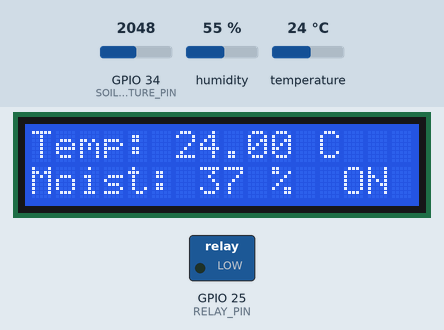
Recording of a sketch running on a simulated ESP32. On the bench: 16×2 character LCD, switched loads named in the sketch (green lamp = pin HIGH). The test bench sets the inputs (shaded band); at power-on: GPIO 34 (SOIL_MOISTURE_PIN) = 2048, temperature 24 °C, humidity 55 %. WiFi joins after 1.5 s; servers stay silent unless stated; what the sketch prints to the serial monitor is not drawn.

Above: at 3.0 s.
3.1 s: GPIO 34 (SOIL_MOISTURE_PIN) set to 1263
At 4.3 s:
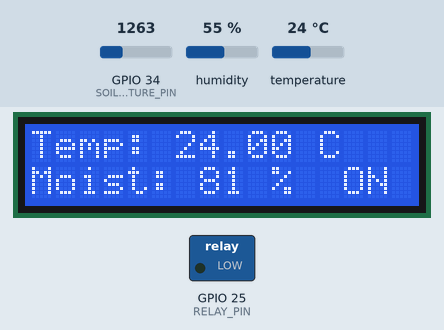
7.4 s: GPIO 34 (SOIL_MOISTURE_PIN) set to 1159
At 9.2 s:
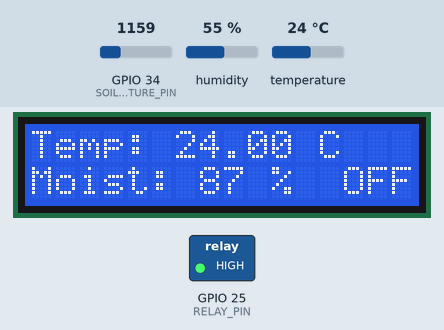
13.4 s: temperature set to 12 °C
At 15.5 s:
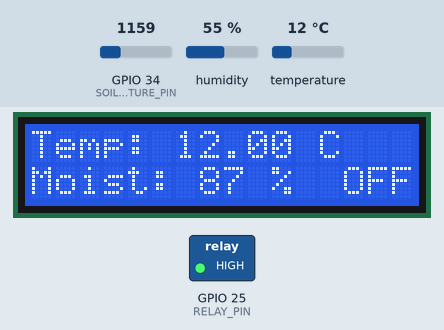
17.7 s: temperature set to 19 °C
At 19.2 s:
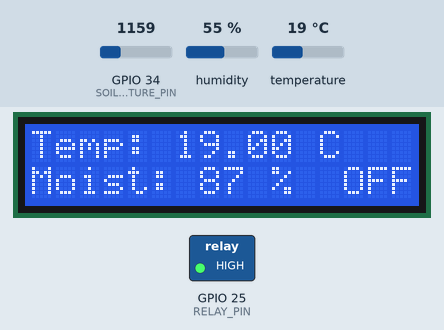
21.8 s: temperature set to 28 °C
At 23.0 s:
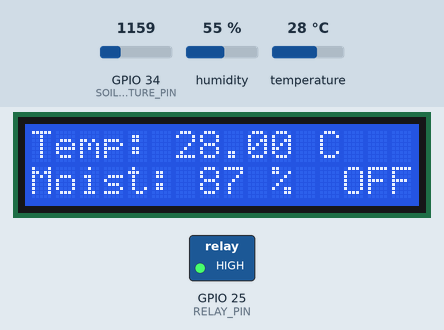
26.0 s: GPIO 34 (SOIL_MOISTURE_PIN) set to 1228
At 27.9 s:
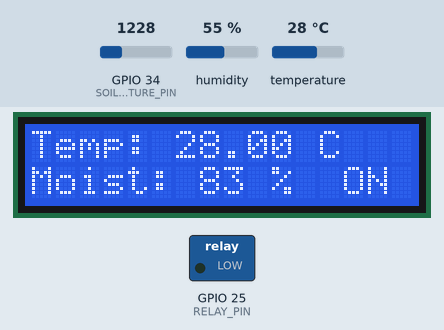
Timing chart, 0 to 29.4 s (numbered marks = the images above; inputs shaded):
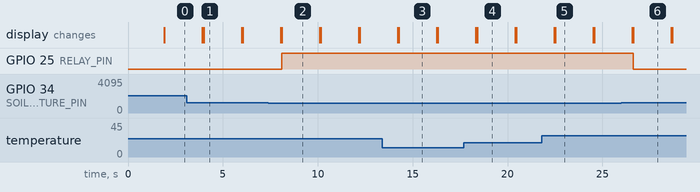

Measured:
- the behaviour switches between 1205 and 1204 on GPIO 34 (SOIL_MOISTURE_PIN) (found by bisection; images 1 and 2)
- after the input at 3.1 s, the display: first differs from a run without the input after 0.88 s (image 1)
- after the input at 7.4 s, GPIO 25 (RELAY_PIN): LOW → HIGH after 0.69 s; the display: first differs from a run without the input after 0.70 s (image 2)
- after the input at 13.4 s, the display: first differs from a run without the input after 0.87 s (image 3)
- after the input at 17.7 s, the display: first differs from a run without the input after 0.69 s (image 4)
- after the input at 21.8 s, the display: first differs from a run without the input after 0.71 s (image 5)
- after the input at 26.0 s, GPIO 25 (RELAY_PIN): HIGH → LOW after 0.62 s; the display: first differs from a run without the input after 0.62 s (image 6)

The sketch:

fuzzy.ino
```cpp
// Blynk credentials
#define BLYNK_TEMPLATE_ID "TMPL6AMI2ABQ-"
#define BLYNK_TEMPLATE_NAME "Watering System"
#define BLYNK_AUTH_TOKEN "J47QzBDq6rmxevuPf3zphRto7w5PTy5S"

#include <Fuzzy.h>
#include <DHT.h>
#include <LiquidCrystal_I2C.h>
#include <WiFi.h>
#include <BlynkSimpleEsp32.h>

#define DHTPIN 27 // Digital pin connected to the DHT sensor
#define DHTTYPE DHT11
#define SOIL_MOISTURE_PIN 34
#define RELAY_PIN 25

#define MANUAL_CONTROL_PIN V4
#define MODE_PIN V5

char auth[] = BLYNK_AUTH_TOKEN;
char ssid[] = "Huawei";       // WiFi SSID
char pass[] = "huaweiwawei";   // WiFi password
bool manualControl = false;
bool autoMode = true;

DHT dht(DHTPIN, DHTTYPE);
LiquidCrystal_I2C lcd(0x27, 16, 2);

Fuzzy *fuzzy = new Fuzzy();

// Define fuzzy sets and variables
FuzzySet *cold = new FuzzySet(0, 0, 5, 25);
FuzzySet *cool = new FuzzySet(20, 25, 25, 30);
FuzzySet *normal = new FuzzySet(25, 30, 30, 35);
FuzzySet *warm = new FuzzySet(30, 35, 35, 40);
FuzzySet *hot = new FuzzySet(35, 40, 45, 45);

FuzzySet *veryDry = new FuzzySet(0, 0, 0, 25);
FuzzySet *dry = new FuzzySet(20, 25, 40, 45);
FuzzySet *medium = new FuzzySet(40, 45, 60, 65);
FuzzySet *moist = new FuzzySet(60, 65, 80, 85);
FuzzySet *wet = new FuzzySet(80, 85, 100, 100);

FuzzySet *low = new FuzzySet(0, 0, 0, 35);
FuzzySet *mediumSpeed = new FuzzySet(30, 35, 35, 65);
FuzzySet *high = new FuzzySet(60, 65, 100, 100);

FuzzyInput *temperature = new FuzzyInput(1);
FuzzyInput *soilMoisture = new FuzzyInput(2);
FuzzyOutput *pumpSpeed = new FuzzyOutput(1);

BLYNK_WRITE(MODE_PIN) {
  int buttonState = param.asInt();
  if (buttonState == 1) {
    autoMode = true;
    Serial.println("Mode: Automatic");
  } else {
    autoMode = false;
    Serial.println("Mode: Manual");
  }
}

BLYNK_WRITE(MANUAL_CONTROL_PIN) {
  int buttonState = param.asInt();
  if (buttonState == 1 && !autoMode) {
    digitalWrite(RELAY_PIN, LOW); // Turn on pump
      lcd.setCursor(13, 1);
      lcd.print("ON");
    Serial.println("Pump ON (Manual)");
  } else if (buttonState == 0 && !autoMode) {
    digitalWrite(RELAY_PIN, HIGH); // Turn off pump
    Serial.println("Pump OFF (Manual)");
      lcd.setCursor(13, 1);
      lcd.print("OFF");
  }
}

void setup() {
  // Initialize the DHT sensor and LCD
  dht.begin();
  lcd.init();
  lcd.backlight();

  // Initialize the relay pin
  pinMode(RELAY_PIN, OUTPUT);

  // Add sets to fuzzy variables
  temperature->addFuzzySet(cold);
  temperature->addFuzzySet(cool);
  temperature->addFuzzySet(normal);
  temperature->addFuzzySet(warm);
  temperature->addFuzzySet(hot);

  soilMoisture->addFuzzySet(veryDry);
  soilMoisture->addFuzzySet(dry);
  soilMoisture->addFuzzySet(medium);
  soilMoisture->addFuzzySet(moist);
  soilMoisture->addFuzzySet(wet);

  pumpSpeed->addFuzzySet(low);
  pumpSpeed->addFuzzySet(mediumSpeed);
  pumpSpeed->addFuzzySet(high);

  fuzzy->addFuzzyInput(temperature);
  fuzzy->addFuzzyInput(soilMoisture);
  fuzzy->addFuzzyOutput(pumpSpeed);

  // Define fuzzy rules based on the provided table
  FuzzyRuleAntecedent *ifColdAndVeryDry = new FuzzyRuleAntecedent();
  ifColdAndVeryDry->joinWithAND(cold, veryDry);
  FuzzyRuleConsequent *thenHigh = new FuzzyRuleConsequent();
  thenHigh->addOutput(high);
  fuzzy->addFuzzyRule(new FuzzyRule(1, ifColdAndVeryDry, thenHigh));

  FuzzyRuleAntecedent *ifColdAndDry = new FuzzyRuleAntecedent();
  ifColdAndDry->joinWithAND(cold, dry);
  fuzzy->addFuzzyRule(new FuzzyRule(2, ifColdAndDry, thenHigh));

  FuzzyRuleAntecedent *ifColdAndMedium = new FuzzyRuleAntecedent();
  ifColdAndMedium->joinWithAND(cold, medium);
  FuzzyRuleConsequent *thenLow = new FuzzyRuleConsequent();
  thenLow->addOutput(low);
  fuzzy->addFuzzyRule(new FuzzyRule(3, ifColdAndMedium, thenLow));

  FuzzyRuleAntecedent *ifColdAndMoist = new FuzzyRuleAntecedent();
  ifColdAndMoist->joinWithAND(cold, moist);
  fuzzy->addFuzzyRule(new FuzzyRule(4, ifColdAndMoist, thenLow));

  FuzzyRuleAntecedent *ifColdAndWet = new FuzzyRuleAntecedent();
  ifColdAndWet->joinWithAND(cold, wet);
  fuzzy->addFuzzyRule(new FuzzyRule(5, ifColdAndWet, thenLow));

  FuzzyRuleAntecedent *ifCoolAndVeryDry = new FuzzyRuleAntecedent();
  ifCoolAndVeryDry->joinWithAND(cool, veryDry);
  fuzzy->addFuzzyRule(new FuzzyRule(6, ifCoolAndVeryDry, thenHigh));

  FuzzyRuleAntecedent *ifCoolAndDry = new FuzzyRuleAntecedent();
  ifCoolAndDry->joinWithAND(cool, dry);
  fuzzy->addFuzzyRule(new FuzzyRule(7, ifCoolAndDry, thenHigh));

  FuzzyRuleAntecedent *ifCoolAndMedium = new FuzzyRuleAntecedent();
  ifCoolAndMedium->joinWithAND(cool, medium);
  fuzzy->addFuzzyRule(new FuzzyRule(8, ifCoolAndMedium, thenLow));

  FuzzyRuleAntecedent *ifCoolAndMoist = new FuzzyRuleAntecedent();
  ifCoolAndMoist->joinWithAND(cool, moist);
  fuzzy->addFuzzyRule(new FuzzyRule(9, ifCoolAndMoist, thenLow));

  FuzzyRuleAntecedent *ifCoolAndWet = new FuzzyRuleAntecedent();
  ifCoolAndWet->joinWithAND(cool, wet);
  fuzzy->addFuzzyRule(new FuzzyRule(10, ifCoolAndWet, thenLow));

  FuzzyRuleAntecedent *ifNormalAndVeryDry = new FuzzyRuleAntecedent();
  ifNormalAndVeryDry->joinWithAND(normal, veryDry);
  fuzzy->addFuzzyRule(new FuzzyRule(11, ifNormalAndVeryDry, thenHigh));

  FuzzyRuleAntecedent *ifNormalAndDry = new FuzzyRuleAntecedent();
  ifNormalAndDry->joinWithAND(normal, dry);
  fuzzy->addFuzzyRule(new FuzzyRule(12, ifNormalAndDry, thenHigh));

  FuzzyRuleAntecedent *ifNormalAndMedium = new FuzzyRuleAntecedent();
  ifNormalAndMedium->joinWithAND(normal, medium);
  FuzzyRuleConsequent *thenMediumSpeed = new FuzzyRuleConsequent();
  thenMediumSpeed->addOutput(mediumSpeed);
  fuzzy->addFuzzyRule(new FuzzyRule(13, ifNormalAndMedium, thenMediumSpeed));

  FuzzyRuleAntecedent *ifNormalAndMoist = new FuzzyRuleAntecedent();
  ifNormalAndMoist->joinWithAND(normal, moist);
  fuzzy->addFuzzyRule(new FuzzyRule(14, ifNormalAndMoist, thenLow));

  FuzzyRuleAntecedent *ifNormalAndWet = new FuzzyRuleAntecedent();
  ifNormalAndWet->joinWithAND(normal, wet);
  fuzzy->addFuzzyRule(new FuzzyRule(15, ifNormalAndWet, thenLow));

  FuzzyRuleAntecedent *ifWarmAndVeryDry = new FuzzyRuleAntecedent();
  ifWarmAndVeryDry->joinWithAND(warm, veryDry);
  fuzzy->addFuzzyRule(new FuzzyRule(16, ifWarmAndVeryDry, thenHigh));

  FuzzyRuleAntecedent *ifWarmAndDry = new FuzzyRuleAntecedent();
  ifWarmAndDry->joinWithAND(warm, dry);
  fuzzy->addFuzzyRule(new FuzzyRule(17, ifWarmAndDry, thenHigh));

  FuzzyRuleAntecedent *ifWarmAndMedium = new FuzzyRuleAntecedent();
  ifWarmAndMedium->joinWithAND(warm, medium);
  fuzzy->addFuzzyRule(new FuzzyRule(18, ifWarmAndMedium, thenMediumSpeed));

  FuzzyRuleAntecedent *ifWarmAndMoist = new FuzzyRuleAntecedent();
  ifWarmAndMoist->joinWithAND(warm, moist);
  fuzzy->addFuzzyRule(new FuzzyRule(19, ifWarmAndMoist, thenLow));

  FuzzyRuleAntecedent *ifWarmAndWet = new FuzzyRuleAntecedent();
  ifWarmAndWet->joinWithAND(warm, wet);
  fuzzy->addFuzzyRule(new FuzzyRule(20, ifWarmAndWet, thenLow));

  FuzzyRuleAntecedent *ifHotAndVeryDry = new FuzzyRuleAntecedent();
  ifHotAndVeryDry->joinWithAND(hot, veryDry);
  fuzzy->addFuzzyRule(new FuzzyRule(21, ifHotAndVeryDry, thenHigh));

  FuzzyRuleAntecedent *ifHotAndDry = new FuzzyRuleAntecedent();
  ifHotAndDry->joinWithAND(hot, dry);
  fuzzy->addFuzzyRule(new FuzzyRule(22, ifHotAndDry, thenHigh));

  FuzzyRuleAntecedent *ifHotAndMedium = new FuzzyRuleAntecedent();
  ifHotAndMedium->joinWithAND(hot, medium);
  fuzzy->addFuzzyRule(new FuzzyRule(23, ifHotAndMedium, thenMediumSpeed));

  FuzzyRuleAntecedent *ifHotAndMoist = new FuzzyRuleAntecedent();
  ifHotAndMoist->joinWithAND(hot, moist);
  fuzzy->addFuzzyRule(new FuzzyRule(24, ifHotAndMoist, thenMediumSpeed));

  FuzzyRuleAntecedent *ifHotAndWet = new FuzzyRuleAntecedent();
  ifHotAndWet->joinWithAND(hot, wet);
  fuzzy->addFuzzyRule(new FuzzyRule(25, ifHotAndWet, thenLow));

  Serial.begin(115200);

  // Connect to WiFi and Blynk
  Blynk.begin(auth, ssid, pass);
}

void loop() {
    // Read sensors
    float temp = dht.readTemperature();
    float soilMoistureValue = analogRead(SOIL_MOISTURE_PIN);

    // Map soil moisture value to percentage
    int soilMoisturePercent = map(soilMoistureValue, 2700, 940, 0, 100);

    // Set inputs to fuzzy system
    fuzzy->setInput(1, temp);
    fuzzy->setInput(2, soilMoisturePercent);
    fuzzy->fuzzify();

    // Get fuzzy output
    float pumpSpeedPercent = fuzzy->defuzzify(1);

    // Display data on LCD
    lcd.setCursor(0, 0);
    lcd.print("Temp: ");
    lcd.print(temp);
    lcd.print(" C");

    lcd.setCursor(0, 1);
    lcd.print("Moist: ");
    lcd.print(soilMoisturePercent);
    lcd.print(" %");

    // Print data to Serial Monitor
    Serial.print("Temperature: ");
    Serial.print(temp);
    Serial.print(" C, Soil Moisture: ");
    Serial.print(soilMoisturePercent);
    Serial.print(" %, Moisture Value: ");
    Serial.print(soilMoistureValue);
    Serial.print(", Pump Speed: ");
    Serial.print(pumpSpeedPercent);
    Serial.print(" %");
    Serial.println("");

    // Send data to Blynk
    Blynk.virtualWrite(V1, temp);
    Blynk.virtualWrite(V2, soilMoisturePercent);
    Blynk.virtualWrite(V3, pumpSpeedPercent);

  if (autoMode) {
    // Control water pump automatically
    if (soilMoisturePercent < 85) {
      digitalWrite(RELAY_PIN, LOW); // Turn on pump
      Serial.println("Pump ON (Auto)");
      lcd.setCursor(13, 1);
      lcd.print("ON");
    } else if (soilMoisturePercent >= 85) {
      digitalWrite(RELAY_PIN, HIGH); // Turn off pump
      Serial.println("Pump OFF (Auto)");
      lcd.setCursor(13, 1);
      lcd.print("OFF");
    }
  }

  Blynk.run();
  delay(2000);
  lcd.clear();
}
```
